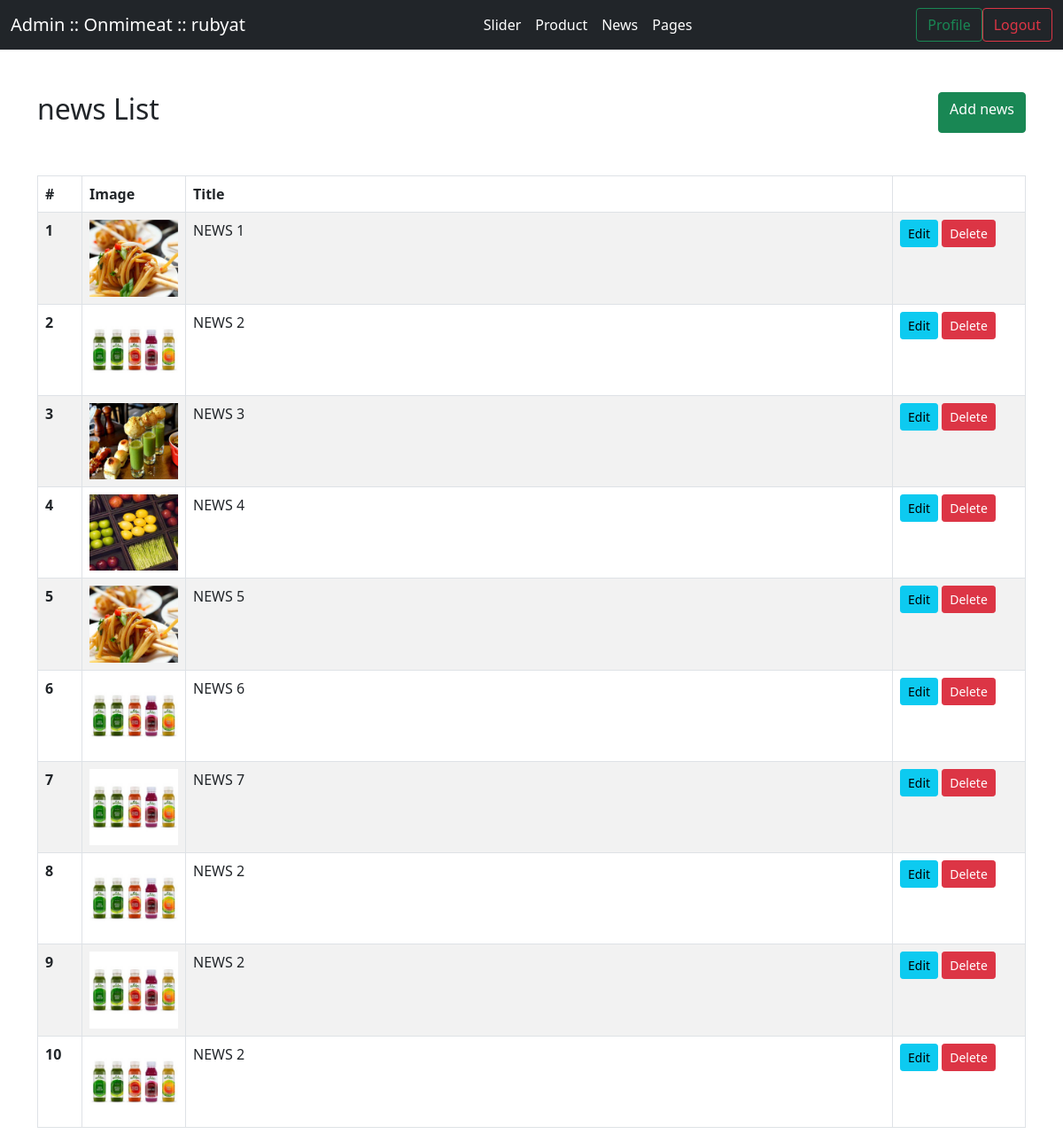
Screenshot of /admin/news.php (signed in) with the database file from the repository.
### tables this page shows
CREATE TABLE `news` (
  `news_id` int(11) NOT NULL,
  `title` varchar(255) NOT NULL,
  `details` text NOT NULL,
  `image` varchar(255) NOT NULL,
  `side_image` varchar(255) NOT NULL
);

### admin/news.php (the view, shortened to what this page needs)
<?php include'inc/header.php';?>
            <div class="d-flex justify-content-between py-5">
                <h2>news List</h2>
                <a href="add_news.php" class="btn btn-success">Add news</a>
            </div>
            <?php
                    include"inc/con.php";
                    $sql = "SELECT * FROM news";
                    $result = $conn->query($sql);
                ?>
            <table class="table table-striped table-hover table-bordered">
                <thead>
                    <tr>
                        <th scope="col" style="width:50px">#</th>
                        <th scope="col" style="width:100px">Image</th>
                        <th scope="col">Title</th>
                        <th scope="col" style="width:150px"></th>
                    </tr>
                </thead>
                <tbody>
                    <?php $i = 1;?>
                    <?php if ($result->num_rows > 0) { ?>
                        <?php while($row = $result->fetch_assoc()) {?>
                            <tr>
                                <th><?php echo $i;?></th>
                                <th>
                                    <img style="width:100px" src="../uploads/<?php echo $row["image"];?>" alt="">
                                </th>
                                <td><?php echo $row["title"];?></td>
                                <td>
                                    <a class="btn btn-info btn-sm" href="update_news.php?news_id=<?php echo $row["news_id"];?>">Edit</a>
                                    <a class="btn btn-danger btn-sm" href="delete_news.php?news_id=<?php echo $row["news_id"];?>">Delete</a>
                                </td>
                            </tr>
                        <?php $i++; }?>
                    <?php }?>
                </tbody>
        </table>
<?php include'inc/footer.php';?>

### rows the page displays
news: image (picture), title "NEWS 1"
news: image (picture), title "NEWS 2"
news: image (picture), title "NEWS 3"
news: image (picture), title "NEWS 4"
news: image (picture), title "NEWS 5"
news: image (picture), title "NEWS 6"
news: image (picture), title "NEWS 7"
news: image (picture), title "NEWS 2"
news: image (picture), title "NEWS 2"
news: image (picture), title "NEWS 2"

### other values shown
$_SESSION['user_name'] "rubyat"
